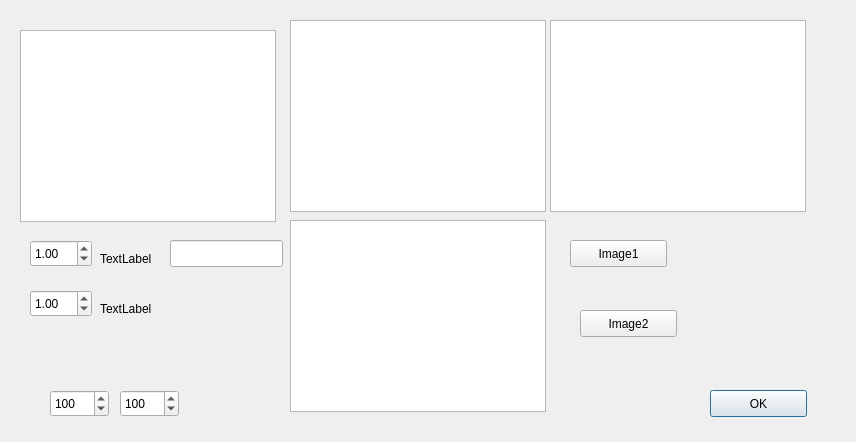
<?xml version="1.0" encoding="UTF-8"?>
<ui version="4.0">
 <class>AddItemDialog</class>
 <widget class="QDialog" name="AddItemDialog">
  <property name="geometry">
   <rect>
    <x>0</x>
    <y>0</y>
    <width>856</width>
    <height>442</height>
   </rect>
  </property>
  <property name="windowTitle">
   <string>Dialog</string>
  </property>
  <widget class="QListWidget" name="listWidget">
   <property name="geometry">
    <rect>
     <x>550</x>
     <y>20</y>
     <width>256</width>
     <height>192</height>
    </rect>
   </property>
  </widget>
  <widget class="QTableView" name="tableView">
   <property name="geometry">
    <rect>
     <x>20</x>
     <y>30</y>
     <width>256</width>
     <height>192</height>
    </rect>
   </property>
  </widget>
  <widget class="QDoubleSpinBox" name="doubleSpinBox_2">
   <property name="geometry">
    <rect>
     <x>30</x>
     <y>290</y>
     <width>62</width>
     <height>27</height>
    </rect>
   </property>
   <property name="singleStep">
    <double>0.100000000000000</double>
   </property>
   <property name="value">
    <double>1.000000000000000</double>
   </property>
  </widget>
  <widget class="QDoubleSpinBox" name="doubleSpinBox_1">
   <property name="geometry">
    <rect>
     <x>30</x>
     <y>240</y>
     <width>62</width>
     <height>27</height>
    </rect>
   </property>
   <property name="singleStep">
    <double>0.100000000000000</double>
   </property>
   <property name="value">
    <double>1.000000000000000</double>
   </property>
  </widget>
  <widget class="QLabel" name="label_1">
   <property name="geometry">
    <rect>
     <x>100</x>
     <y>250</y>
     <width>67</width>
     <height>17</height>
    </rect>
   </property>
   <property name="text">
    <string>TextLabel</string>
   </property>
  </widget>
  <widget class="QLabel" name="label_2">
   <property name="geometry">
    <rect>
     <x>100</x>
     <y>300</y>
     <width>67</width>
     <height>17</height>
    </rect>
   </property>
   <property name="text">
    <string>TextLabel</string>
   </property>
  </widget>
  <widget class="QPushButton" name="pushButtonOK">
   <property name="geometry">
    <rect>
     <x>710</x>
     <y>390</y>
     <width>97</width>
     <height>27</height>
    </rect>
   </property>
   <property name="text">
    <string>OK</string>
   </property>
  </widget>
  <widget class="QLineEdit" name="editName">
   <property name="geometry">
    <rect>
     <x>170</x>
     <y>240</y>
     <width>113</width>
     <height>27</height>
    </rect>
   </property>
  </widget>
  <widget class="QGraphicsView" name="graphicsView">
   <property name="geometry">
    <rect>
     <x>290</x>
     <y>20</y>
     <width>256</width>
     <height>192</height>
    </rect>
   </property>
  </widget>
  <widget class="QPushButton" name="loadImage">
   <property name="geometry">
    <rect>
     <x>570</x>
     <y>240</y>
     <width>97</width>
     <height>27</height>
    </rect>
   </property>
   <property name="text">
    <string>Image1</string>
   </property>
  </widget>
  <widget class="QGraphicsView" name="graphicsView_2">
   <property name="geometry">
    <rect>
     <x>290</x>
     <y>220</y>
     <width>256</width>
     <height>192</height>
    </rect>
   </property>
  </widget>
  <widget class="QPushButton" name="loadImage2">
   <property name="geometry">
    <rect>
     <x>580</x>
     <y>310</y>
     <width>97</width>
     <height>27</height>
    </rect>
   </property>
   <property name="text">
    <string>Image2</string>
   </property>
  </widget>
  <widget class="QSpinBox" name="spinBox">
   <property name="geometry">
    <rect>
     <x>50</x>
     <y>390</y>
     <width>59</width>
     <height>27</height>
    </rect>
   </property>
   <property name="maximum">
    <number>1000</number>
   </property>
   <property name="value">
    <number>100</number>
   </property>
  </widget>
  <widget class="QSpinBox" name="spinBox_2">
   <property name="geometry">
    <rect>
     <x>120</x>
     <y>390</y>
     <width>59</width>
     <height>27</height>
    </rect>
   </property>
   <property name="maximum">
    <number>1000</number>
   </property>
   <property name="value">
    <number>100</number>
   </property>
  </widget>
 </widget>
 <resources/>
 <connections/>
</ui>
